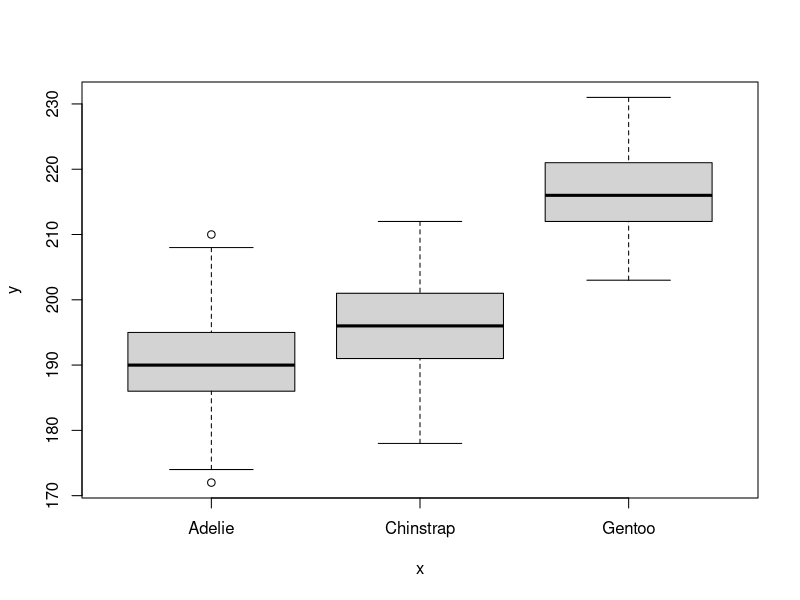
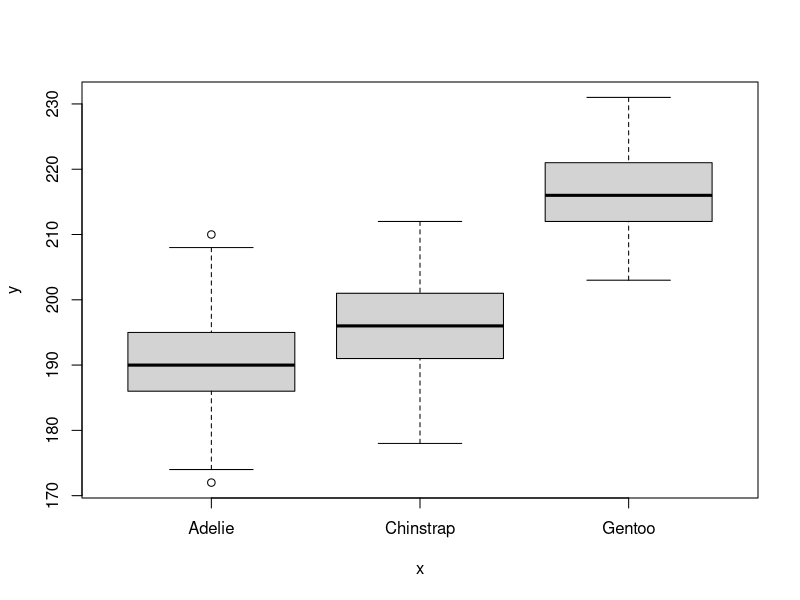
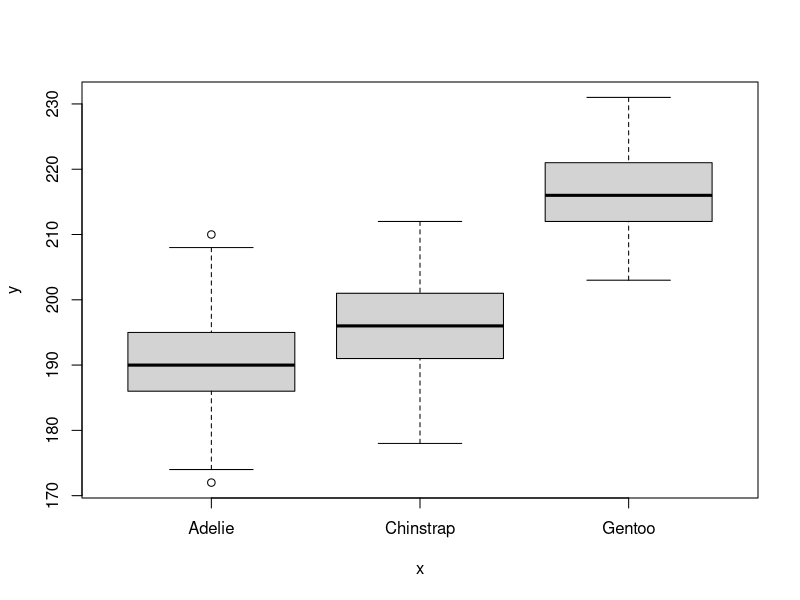
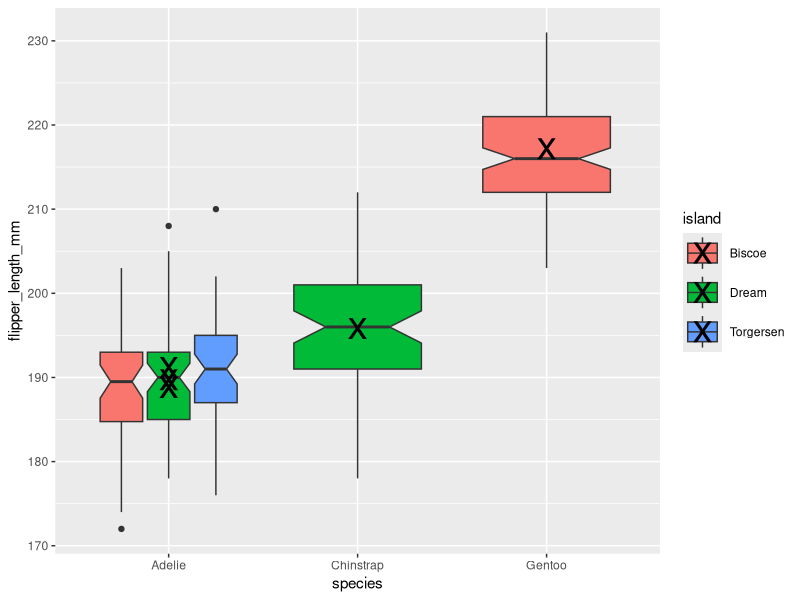

Recreate these plots in R, in order.
## ---- chunk 1
library(palmerpenguins)
(original_penguins <- plot(x = palmerpenguins::penguins$species, y = penguins$flipper_length_mm))
## ---- chunk 2
library(palmerpenguins)
(original_penguins <- plot(x = palmerpenguins::penguins$species, y = penguins$flipper_length_mm))
## ---- chunk 3
library(palmerpenguins)
(original_penguins <- plot(x = palmerpenguins::penguins$species, y = penguins$flipper_length_mm))
## ---- chunk 4
library(palmerpenguins)
library(ggplot2)
ggplot(data = palmerpenguins::penguins, mapping = aes(x = species, y = flipper_length_mm, fill = island)) + geom_boxplot(notch = TRUE)+geom_point(stat = "summary", fun = mean, shape = "x", size = 10)
